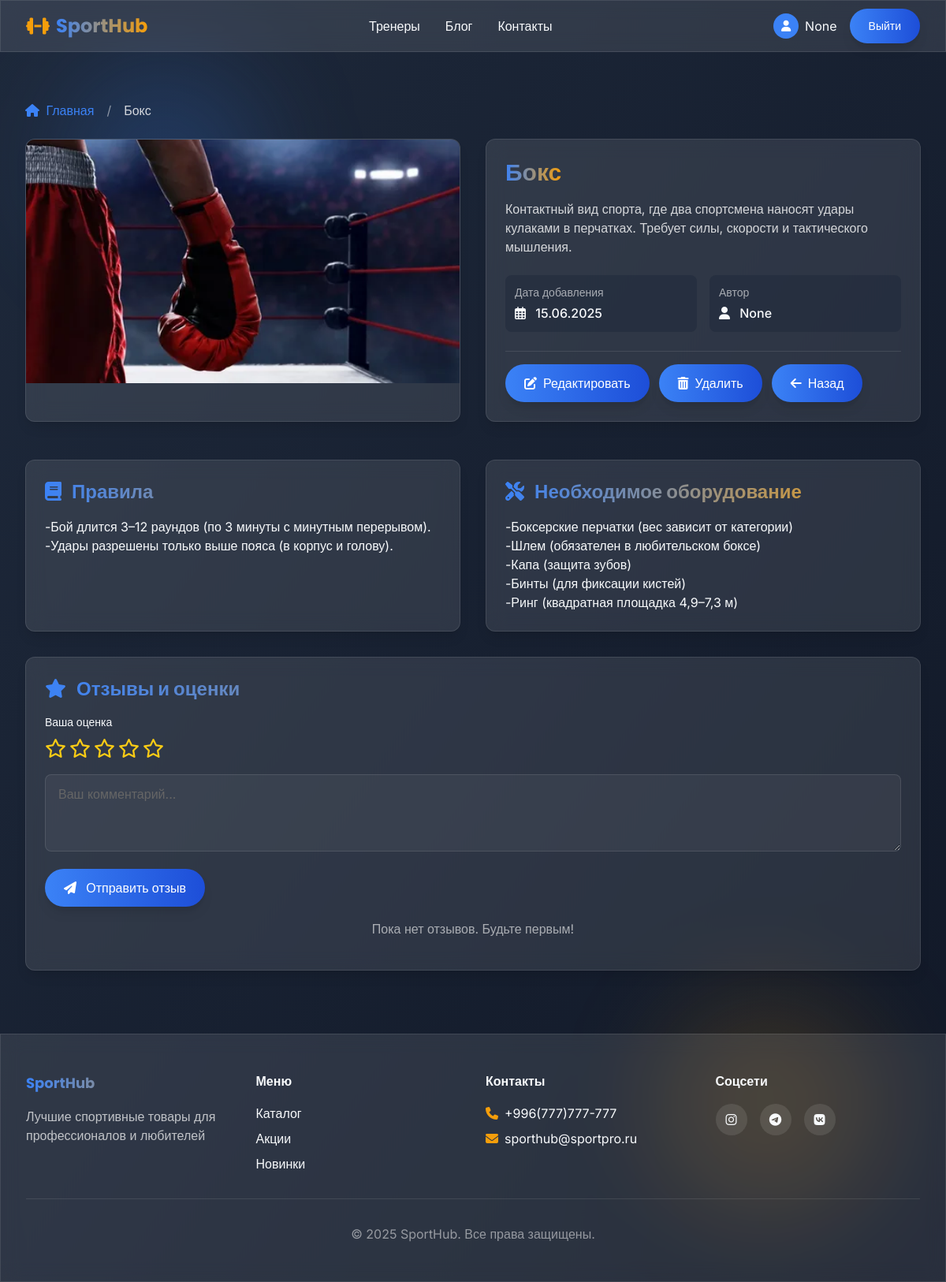
Page /7/ (signed in) on the committed database.
### users_app/models.py (models this page shows, shortened)
class CustomUser(AbstractUser):
    email = models.EmailField(_('email address'), unique=True)
    phone = models.CharField(_('phone number'), max_length=20, blank=True)
    avatar = models.ImageField(
        _('avatar'),
        upload_to=user_avatar_path,
        blank=True,
        null=True
    )
    birth_date = models.DateField(_('birth date'), null=True, blank=True)
    bio = models.TextField(_('biography'), blank=True)
    username = None
    first_name = models.CharField(_('first name'), max_length=150, blank=True)
    last_name = models.CharField(_('last name'), max_length=150, blank=True)
    USERNAME_FIELD = 'email'
    REQUIRED_FIELDS = []
    class Meta:
        verbose_name = _('user')
        verbose_name_plural = _('users')

### sport_app/models.py (models this page shows, shortened)
class SportCategory(models.Model):
    name = models.CharField(
        _('name'),
        max_length=100,
        help_text=_('Enter the name of the sport')
    )
    description = models.TextField(
        _('description'),
        help_text=_('Describe the sport')
    )
    image = models.ImageField(
        _('image'),
        upload_to='sports/',
        blank=True,
        null=True,
        help_text=_('Upload an image for the sport')
    )
    rules = models.TextField(
        _('rules'),
        blank=True,
        help_text=_('Enter the basic rules of the sport')
    )
    equipment = models.TextField(
        _('required equipment'),
        blank=True,
        help_text=_('List the required equipment')
    )
    popular_countries = models.CharField(
        _('popular countries'),
        max_length=255,
        blank=True,
        help_text=_('List countries where this sport is popular')
    )
    is_olympic = models.BooleanField(
        _('Olympic sport'),
        default=False,
        help_text=_('Is this an Olympic sport?')
    )
    created_at = models.DateTimeField(
        _('created at'),
        auto_now_add=True
    )
    category = models.ForeignKey(
        Category,
        on_delete=models.CASCADE,
        related_name='sports',
        verbose_name=_('category'),
        blank=True,
        null=True
    )
    updated_at = models.DateTimeField(
        _('updated at'),
        auto_now=True
    )
    author = models.ForeignKey(
        User,
        on_delete=models.CASCADE,
        related_name='sports',
        verbose_name=_('author')
    )
    class Meta:
        verbose_name = _('sport category')
        verbose_name_plural = _('sport categories')
        ordering = ['-created_at']
    def average_rating(self):
        return self.reviews.aggregate(Avg('rating'))['rating__avg'] or 0

### sport_app/views.py (the view)
# urls.py: path('<int:pk>/', SportDetailView.as_view(), name='sport_detail'),
class SportDetailView(DetailView):
    model = SportCategory
    template_name = 'sport_app/sport_detail.html'
    context_object_name = 'sport'
    def get_context_data(self, **kwargs):
        context = super().get_context_data(**kwargs)
        context['sport'].user_rating = self.object.average_rating()
        return context

### sport_app/templates/sport_app/sport_detail.html (shortened to what this page needs)
{% extends 'base.html' %}
{% load static %}
{% block content %}
<div class="max-w-7xl mx-auto px-4 sm:px-6 lg:px-8 py-8 animate-fade-in">
    <nav class="flex mb-6" aria-label="Breadcrumb">
        <ol class="inline-flex items-center space-x-2">
            <li>
                <a href="{% url 'sport_app:sport_list' %}" class="text-sport-primary hover:text-sport-accent transition-colors">
                    <i class="fas fa-home mr-1"></i> Главная
                </a>
            </li>
            <li>
                <span class="text-white/50 mx-2">/</span>
            </li>
            <li class="text-white/80" aria-current="page">
                {{ sport.name }}
            </li>
        </ol>
    </nav>
    <div class="grid grid-cols-1 lg:grid-cols-2 gap-8 mb-12">
        <div class="bg-glass rounded-xl overflow-hidden shadow-lg">
            {% if sport.image %}
            <img src="{{ sport.image.url }}" alt="{{ sport.name }}"
                 class="w-full h-auto max-h-96 object-cover">
            {% else %}
            <div class="h-96 bg-sport-dark/50 flex items-center justify-center">
                <i class="fas fa-image text-6xl text-white/30"></i>
            </div>
            {% endif %}
        </div>
        <div class="bg-glass rounded-xl p-6 shadow-lg">
            <div class="flex justify-between items-start mb-4">
                <h1 class="text-3xl font-display font-bold text-gradient">{{ sport.name }}</h1>
            </div>
            <div class="prose prose-invert max-w-none mb-6">
                <p class="text-white/80">{{ sport.description }}</p>
            </div>
            <div class="grid grid-cols-2 gap-4 mb-6">
                <div class="bg-sport-dark/50 rounded-lg p-3">
                    <h3 class="text-sm text-white/60 mb-1">Дата добавления</h3>
                    <p class="font-medium">
                        <i class="far fa-calendar-alt mr-2"></i> {{ sport.created_at|date:"d.m.Y" }}
                    </p>
                </div>
                <div class="bg-sport-dark/50 rounded-lg p-3">
                    <h3 class="text-sm text-white/60 mb-1">Автор</h3>
                    <p class="font-medium">
                        <i class="fas fa-user mr-2"></i> {{ sport.author.username }}
                    </p>
                </div>
            </div>
            <div class="flex space-x-3 pt-4 border-t border-white/10">
                {% if user == sport.author or user.is_superuser %}
                <a href="{% url 'sport_app:edit_sport' sport.id %}"
                   class="btn-primary flex items-center px-4 py-2 bg-sport-primary/80 hover:bg-sport-primary">
                    <i class="fas fa-edit mr-2"></i> Редактировать
                </a>
                <a href="{% url 'sport_app:delete_sport' sport.id %}"
                   class="btn-primary flex items-center px-4 py-2 bg-red-500/80 hover:bg-red-500">
                    <i class="fas fa-trash-alt mr-2"></i> Удалить
                </a>
                {% endif %}
                <a href="{% url 'sport_app:sport_list' %}"
                   class="btn-primary flex items-center px-4 py-2 bg-white/10 hover:bg-white/20">
                    <i class="fas fa-arrow-left mr-2"></i> Назад
                </a>
            </div>
        </div>
    </div>
    <div class="grid grid-cols-1 lg:grid-cols-2 gap-8">
        {% if sport.rules %}
        <div class="bg-glass rounded-xl p-6 shadow-lg">
            <h2 class="text-2xl font-display font-bold mb-4 text-gradient">
                <i class="fas fa-book mr-2"></i> Правила
            </h2>
            <div class="prose prose-invert max-w-none">
                {{ sport.rules|linebreaks }}
            </div>
        </div>
        {% endif %}
        {% if sport.equipment %}
        <div class="bg-glass rounded-xl p-6 shadow-lg">
            <h2 class="text-2xl font-display font-bold mb-4 text-gradient">
                <i class="fas fa-tools mr-2"></i> Необходимое оборудование
            </h2>
            <div class="prose prose-invert max-w-none">
                {{ sport.equipment|linebreaks }}
            </div>
        </div>
        {% endif %}
    </div>
    <div class="bg-glass rounded-xl p-6 shadow-lg mt-8">
        <h2 class="text-2xl font-display font-bold mb-4 text-gradient">
            <i class="fas fa-star mr-2"></i> Отзывы и оценки
        </h2>
        {% if user.is_authenticated %}
            <div class="mb-4">
                <label class="block text-sm font-medium mb-2">Ваша оценка</label>
                <div class="flex space-x-1">
                    {% for i in "12345" %}
                    <button type="submit" name="rating" value="{{ i }}" class="text-2xl hover:scale-110 transition-transform">
                        {% if i|add:"0" <= sport.user_rating %}
                        <i class="fas fa-star text-yellow-400"></i>
                        {% else %}
                        <i class="far fa-star text-yellow-400"></i>
                        {% endif %}
                    </button>
                    {% endfor %}
                </div>
            </div>
            <div class="mb-4">
                <textarea name="comment" rows="3"
                          class="w-full bg-white/5 border border-white/10 rounded-lg px-4 py-3 text-white focus:ring-2 focus:ring-sport-primary focus:border-transparent outline-none transition-all"
                          placeholder="Ваш комментарий..."></textarea>
            </div>
            <button type="submit" class="btn-primary px-4 py-2">
                <i class="fas fa-paper-plane mr-2"></i> Отправить отзыв
            </button>
        {% endif %}
        <div class="space-y-4">
            {% for review in sport.reviews.all %}
            <div class="bg-sport-dark/30 rounded-lg p-4">
                <div class="flex justify-between items-center mb-2">
                    <div class="font-medium">{{ review.user.username }}</div>
                    <div class="text-sm text-white/60">{{ review.created_at|date:"d.m.Y H:i" }}</div>
                </div>
                <div class="flex mb-2">
                    {% for i in "12345" %}
                    {% if i|add:"0" <= review.rating %}
                    <i class="fas fa-star text-yellow-400"></i>
                    {% else %}
                    <i class="far fa-star text-yellow-400"></i>
                    {% endif %}
                    {% endfor %}
                </div>
                {% if review.comment %}
                <p class="text-white/80">{{ review.comment }}</p>
                {% endif %}
            </div>
            {% empty %}
            <p class="text-center text-white/60 py-4">Пока нет отзывов. Будьте первым!</p>
            {% endfor %}
        </div>
    </div>
</div>
{% endblock %}

### templates/base.html (shortened to what this page needs)
<!DOCTYPE html>
<html lang="ru" class="scroll-smooth">
<head>
    <script src="https://cdn.tailwindcss.com"></script>
    <link rel="stylesheet" href="https://cdnjs.cloudflare.com/ajax/libs/font-awesome/6.4.0/css/all.min.css">
</head>
<body class="min-h-screen bg-gradient-to-br from-sport-dark to-gray-900 text-sport-light font-sans antialiased">
    <div class="fixed inset-0 overflow-hidden -z-10">
        <div class="absolute bottom-20 right-20 w-72 h-72 rounded-full bg-sport-accent/15 blur-3xl animate-float" style="animation-delay: 2s;"></div>
    </div>
    <nav class="bg-glass fixed w-full z-50">
        <div class="max-w-7xl mx-auto px-4 sm:px-6 lg:px-8">
            <div class="flex items-center justify-between h-16">
              <a href="{% url 'sport_app:sport_list' %}" class="flex items-center space-x-2">                    <i class="fas fa-dumbbell text-sport-accent text-2xl"></i>
                    <span class="text-2xl font-display font-bold text-gradient">SportHub</span>
                </a>
                <div class="hidden md:flex items-center space-x-8">
                    <a href="#" class="hover:text-sport-accent transition-colors font-medium">Тренеры</a>
                    <a href="#" class="hover:text-sport-accent transition-colors font-medium">Блог</a>
                    <a href="#" class="hover:text-sport-accent transition-colors font-medium">Контакты</a>
                </div>
                    {% if user.is_authenticated %}
                        <div class="flex items-center space-x-4">
                            <a href="{% url 'users_app:profile' %}" class="flex items-center space-x-2">
                                <div class="w-8 h-8 rounded-full bg-sport-primary flex items-center justify-center">
                                    <i class="fas fa-user text-white text-sm"></i>
                                </div>
                                <span>{{ user.username }}</span>
                            </a>
                            <a href="{% url 'users_app:logout' %}" class="btn-primary text-sm px-4 py-2">
                                Выйти
                            </a>
                        </div>
                    {% endif %}
                </div>
            </div>
    </nav>
    <main class="pt-24 pb-12 animate-fade-in">
        {% block content %}{% endblock %}
    </main>
    <footer class="bg-glass border-t border-white/10 py-12">
        <div class="max-w-7xl mx-auto px-4 sm:px-6 lg:px-8">
            <div class="grid grid-cols-1 md:grid-cols-4 gap-8">
                <div>
                    <h3 class="text-lg font-display font-bold mb-4 text-gradient">SportHub</h3>
                    <p class="text-white/70">Лучшие спортивные товары для профессионалов и любителей</p>
                </div>
                <div>
                    <h4 class="font-display font-semibold mb-4">Меню</h4>
                    <ul class="space-y-2">
                        <li><a href="#" class="hover:text-sport-accent transition-colors">Каталог</a></li>
                        <li><a href="#" class="hover:text-sport-accent transition-colors">Акции</a></li>
                        <li><a href="#" class="hover:text-sport-accent transition-colors">Новинки</a></li>
                    </ul>
                </div>
                <div>
                    <h4 class="font-display font-semibold mb-4">Контакты</h4>
                    <ul class="space-y-2">
                        <li class="flex items-center space-x-2">
                            <i class="fas fa-phone text-sport-accent"></i>
                            <span>+996(777)777-777</span>
                        </li>
                        <li class="flex items-center space-x-2">
                            <i class="fas fa-envelope text-sport-accent"></i>
                            <span>sporthub@sportpro.ru</span>
                        </li>
                    </ul>
                </div>
                <div>
                    <h4 class="font-display font-semibold mb-4">Соцсети</h4>
                    <div class="flex space-x-4">
                        <a href="#" class="w-10 h-10 rounded-full bg-white/10 flex items-center justify-center hover:bg-sport-primary transition-colors">
                            <i class="fab fa-instagram"></i>
                        </a>
                        <a href="#" class="w-10 h-10 rounded-full bg-white/10 flex items-center justify-center hover:bg-sport-primary transition-colors">
                            <i class="fab fa-telegram"></i>
                        </a>
                        <a href="#" class="w-10 h-10 rounded-full bg-white/10 flex items-center justify-center hover:bg-sport-primary transition-colors">
                            <i class="fab fa-vk"></i>
                        </a>
                    </div>
                </div>
            </div>
            <div class="border-t border-white/10 mt-8 pt-8 text-center text-white/50">
                <p>© 2025 SportHub. Все права защищены.</p>
            </div>
        </div>
    </footer>
</body>
</html>

### templates/base.html (style rules this page uses)
input, textarea, select { color: #000 !important; }
::placeholder { color: #666 !important; }

### rows in the picture
CustomUser: username "None"
SportCategory: name "Бокс", image (picture), description "Контактный вид спорта, где два спортсмена наносят удары кулаками в перчатках. Требует силы, скорости и тактического мышления.", created_at "15.06.2025", author.username "None", rules "-Бой длится 3–12 раундов (по 3 минуты с минутным перерывом). -Удары разрешены только выше пояса (в корпус и голову).", equipment "-Боксерские перчатки (вес зависит от категории) -Шлем (обязателен в любительском боксе) -Капа (защита зубов) -Бинты (для фиксации кистей) -Ринг (квадратная площадка 4,9–7,3 м)"
